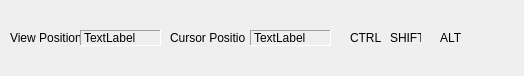
<ui version="4.0" >
 <class>QuickStatusInfoPanelClass</class>
 <widget class="QWidget" name="QuickStatusInfoPanelClass" >
  <property name="geometry" >
   <rect>
    <x>0</x>
    <y>0</y>
    <width>524</width>
    <height>76</height>
   </rect>
  </property>
  <property name="windowTitle" >
   <string>QuickStatusInfoPanel</string>
  </property>
  <widget class="QLabel" name="label" >
   <property name="geometry" >
    <rect>
     <x>10</x>
     <y>30</y>
     <width>71</width>
     <height>16</height>
    </rect>
   </property>
   <property name="text" >
    <string>View Position:</string>
   </property>
  </widget>
  <widget class="QLabel" name="label_3" >
   <property name="geometry" >
    <rect>
     <x>170</x>
     <y>30</y>
     <width>76</width>
     <height>16</height>
    </rect>
   </property>
   <property name="text" >
    <string>Cursor Position:</string>
   </property>
  </widget>
  <widget class="QLabel" name="label_4" >
   <property name="geometry" >
    <rect>
     <x>250</x>
     <y>30</y>
     <width>81</width>
     <height>16</height>
    </rect>
   </property>
   <property name="frameShape" >
    <enum>QFrame::Panel</enum>
   </property>
   <property name="frameShadow" >
    <enum>QFrame::Sunken</enum>
   </property>
   <property name="text" >
    <string>TextLabel</string>
   </property>
  </widget>
  <widget class="QLabel" name="label_5" >
   <property name="geometry" >
    <rect>
     <x>350</x>
     <y>30</y>
     <width>31</width>
     <height>16</height>
    </rect>
   </property>
   <property name="text" >
    <string>CTRL</string>
   </property>
  </widget>
  <widget class="QLabel" name="label_6" >
   <property name="geometry" >
    <rect>
     <x>390</x>
     <y>30</y>
     <width>31</width>
     <height>16</height>
    </rect>
   </property>
   <property name="text" >
    <string>SHIFT</string>
   </property>
  </widget>
  <widget class="QLabel" name="label_7" >
   <property name="geometry" >
    <rect>
     <x>440</x>
     <y>30</y>
     <width>21</width>
     <height>16</height>
    </rect>
   </property>
   <property name="text" >
    <string>ALT</string>
   </property>
  </widget>
  <widget class="QLabel" name="label_2" >
   <property name="geometry" >
    <rect>
     <x>80</x>
     <y>30</y>
     <width>81</width>
     <height>16</height>
    </rect>
   </property>
   <property name="frameShape" >
    <enum>QFrame::Panel</enum>
   </property>
   <property name="frameShadow" >
    <enum>QFrame::Sunken</enum>
   </property>
   <property name="text" >
    <string>TextLabel</string>
   </property>
  </widget>
 </widget>
 <layoutdefault spacing="6" margin="11" />
 <resources/>
 <connections/>
</ui>
